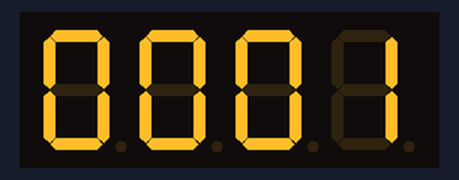
Simulated run of this sketch. Board: ESP32. On the bench: 4-digit seven-segment display. Wiring (inferred from the names in the program): 4-digit 7-segment display, segments lit when HIGH: segments GPIO 26, GPIO 25, GPIO 17, GPIO 16, GPIO 27, GPIO 14, GPIO 12, GPIO 13; digit selects GPIO 5, GPIO 23, GPIO 19, GPIO 18. The segment pins are drawn as the display they are named for.

Above: at 0.1 s.
At 3.6 s:
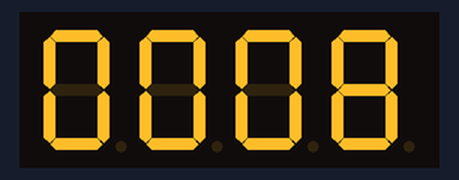
At 9.1 s:
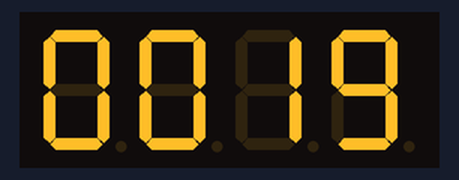
At 18.6 s:
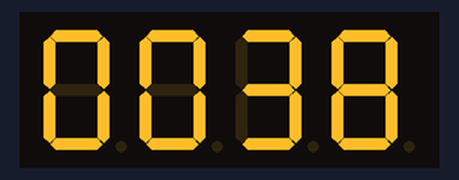
At 28.6 s:
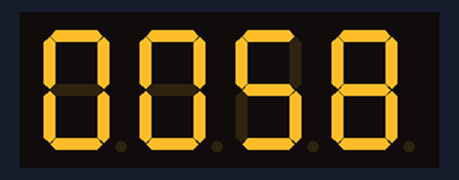
At 38.6 s:
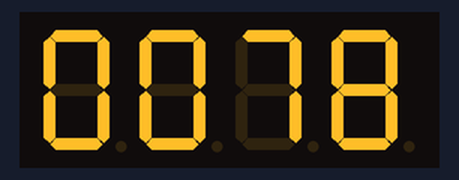

Measured:
- what the display in image 0 shows lasts 0.5 s, from 0.1 s to 0.6 s

The sketch:

4digitSegment.ino
```cpp
int segmentLEDs[] = {26,25,17,16,27,14,12,13};
int digit_select_num[] = {5,23,19,18};
int digitForNum[10][8] = {
  {1, 1, 1, 1, 1, 1, 0, 0}, //0
  {0, 1, 1, 0, 0, 0, 0, 0}, //1
  {1, 1, 0, 1, 1, 0, 1, 0}, //2
  {1, 1, 1, 1, 0, 0, 1, 0}, //3
  {0, 1, 1, 0, 0, 1, 1, 0}, //4
  {1, 0, 1, 1, 0, 1, 1, 0}, //5
  {1, 0, 1, 1, 1, 1, 1, 0}, //6
  {1, 1, 1, 0, 0, 0, 0, 0}, //7
  {1, 1, 1, 1, 1, 1, 1, 0}, //8
  {1, 1, 1, 1, 0, 1, 1, 0}  //9
};
void setup() {
  // put your setup code here, to run once:
  for(int i = 0 ; i < 8 ; i++) {
    pinMode(segmentLEDs[i], OUTPUT);
  }
  for(int i=0; i<4;i++)
  {
    pinMode(digit_select_num[i], OUTPUT);
  }
  xTaskCreate(task1,"task1",2048,NULL,1,NULL);
//  ledcAttachPin(5,0); //channel 0 ~ 7
//  ledcSetup(0,1000,8); //channel , frequency, 8bit 0 ~ 255
}
int a = 0;

void seg_display(int number) //1234 , 4321
{
  int digit4 = number/1000;
  int digit3 = (number%1000)/100;
  int digit2 = (number%100)/10;
  int digit1 = (number%10);

  seg_1_digit(1,digit4);
  vTaskDelay(5/portTICK_PERIOD_MS);
  seg_1_digit(2,digit3);
  vTaskDelay(5/portTICK_PERIOD_MS);
  seg_1_digit(3,digit2);
  vTaskDelay(5/portTICK_PERIOD_MS);
  seg_1_digit(4,digit1);
  vTaskDelay(5/portTICK_PERIOD_MS);
}
void seg_1_digit(int digit, int num)
{   switch(digit)
    {
      case 1:
        digitalWrite(digit_select_num[0], LOW);
        digitalWrite(digit_select_num[1], HIGH);
        digitalWrite(digit_select_num[2], HIGH);
        digitalWrite(digit_select_num[3], HIGH);
        break;
      case 2:
        digitalWrite(digit_select_num[0], HIGH);
        digitalWrite(digit_select_num[1], LOW);
        digitalWrite(digit_select_num[2], HIGH);
        digitalWrite(digit_select_num[3], HIGH);
        break;
      case 3:
        digitalWrite(digit_select_num[0], HIGH);
        digitalWrite(digit_select_num[1], HIGH);
        digitalWrite(digit_select_num[2], LOW);
        digitalWrite(digit_select_num[3], HIGH);
        break;
      case 4:
        digitalWrite(digit_select_num[0], HIGH);
        digitalWrite(digit_select_num[1], HIGH);
        digitalWrite(digit_select_num[2], HIGH);
        digitalWrite(digit_select_num[3], LOW);
        break;
    }
    for(int j=0; j< 8;j++){
      digitalWrite(segmentLEDs[j],digitForNum[num][j]);
    }
}
void loop() {
//  ledcWrite(0, 50); //channel, 0 ~ 255
  // put your main code here, to run repeatedly:
  seg_display(a);
}
void task1(void *parameter)
{
  while(1){
    a++;
    vTaskDelay(500/portTICK_PERIOD_MS);
  }
}
```
